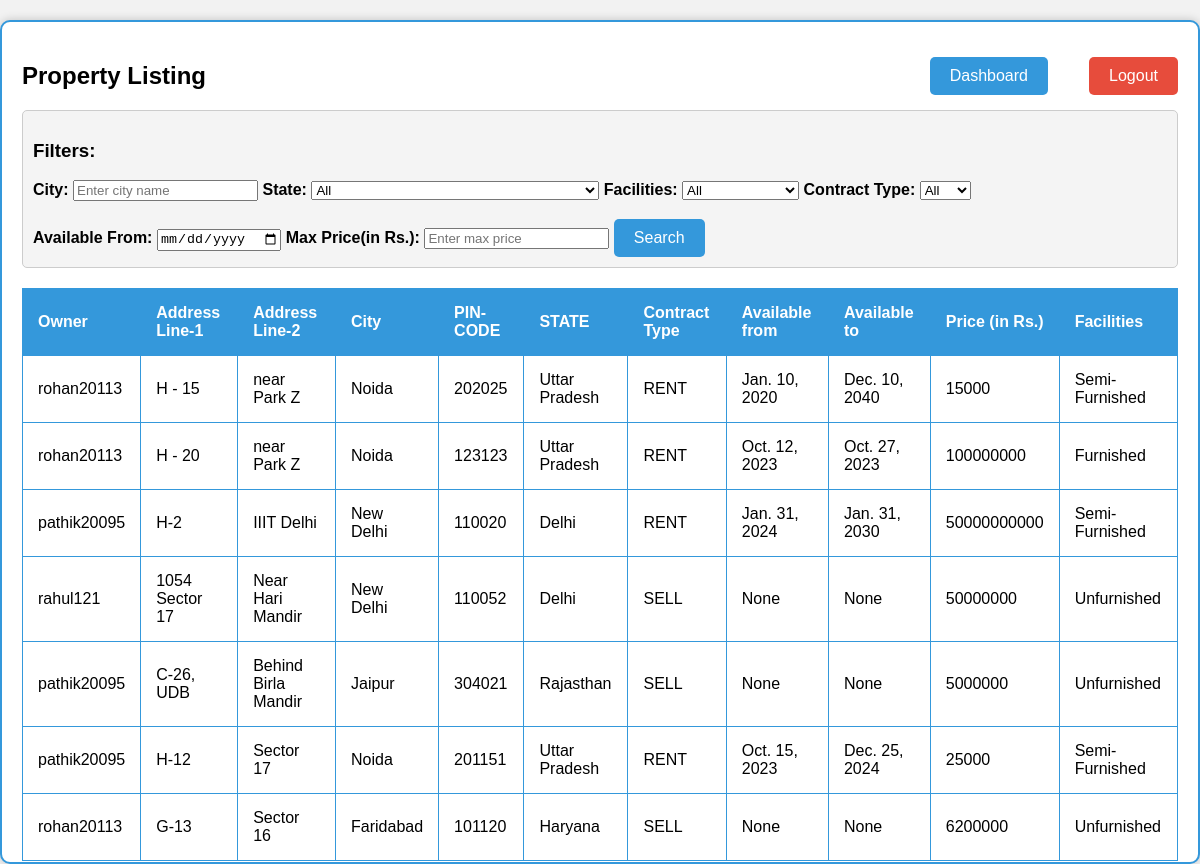
/search_properties/ (signed in), run on an earlier commit of the app's database.
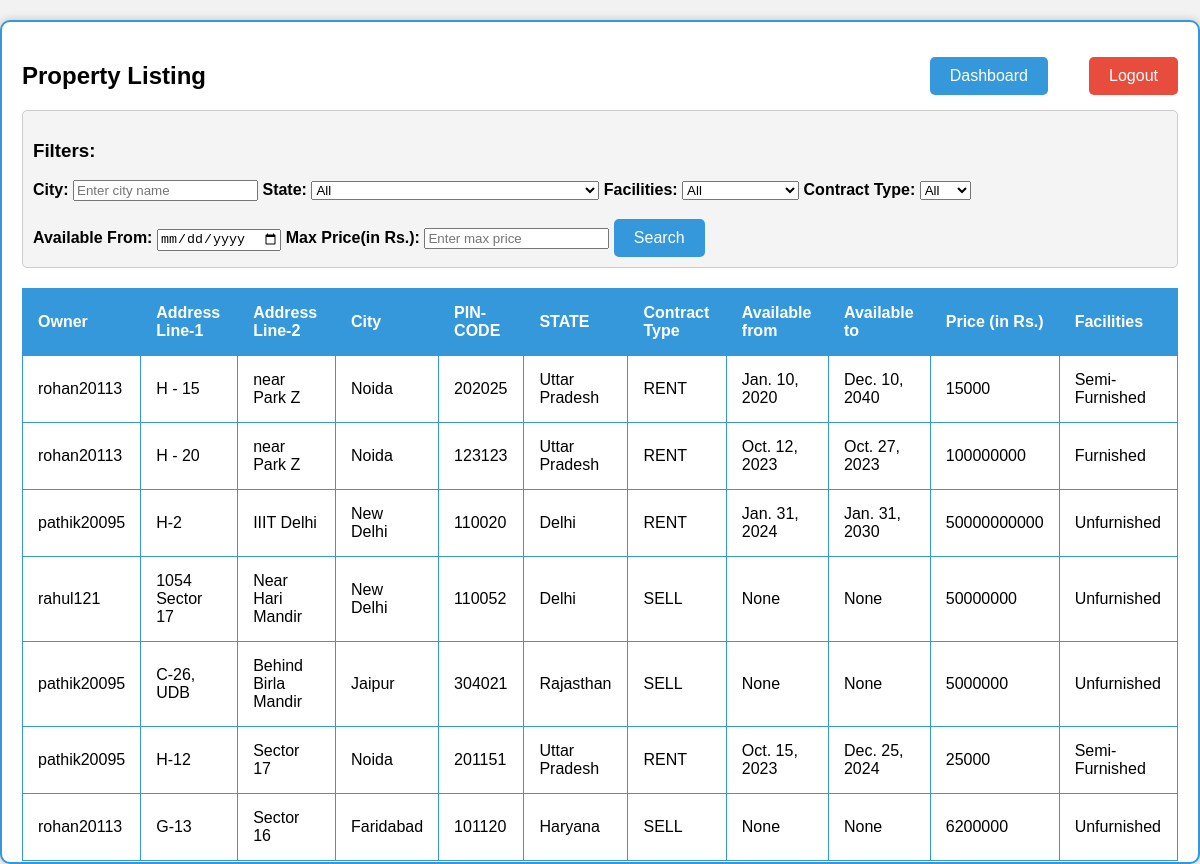
And on a later commit of the database.
### project_app/models.py (models this page shows, shortened)
class Property(models.Model):
    owner = models.CharField(max_length=30,  null= False, blank=False, default = None)
    address_line_1 = models.CharField(max_length=30,  null= False, blank=False, default = None)
    address_line_2 = models.CharField(max_length=30,  null= False, blank=True, default = '')
    state = models.CharField(max_length=30,  null= False, blank=False, default = None)
    city = models.CharField(max_length=30,  null= False, blank=False, default = None)
    pincode = models.CharField(max_length=6,  null= False, blank=False, default = None)
    type = models.CharField(max_length=4,  null= False, blank=False, default = None)
    starting_date = models.DateField(null = True, blank = True, default= None)
    ending_date = models.DateField(null = True, blank = True, default= None)
    price = models.DecimalField(decimal_places=0, max_digits=12, null = True, blank = True, default= 0)
    facilities = models.CharField(max_length=20,  null= False, blank=False, default = None)

### project_app/views.py (the view)
# urls.py: path("search_properties/", views.search_properties, name="search_properties_page"),
def search_properties(request):
    username = request.session.get('username')
    if(username is None):
        return redirect('/')
    if(request.method == 'POST'):
        pass
    else:
        my_properties_list = []
        properties = list(Property.objects.values())
        for i in range(len(properties)):
            if(properties[i]['owner'] !=username):
                my_properties_list.append(properties[i])
        return render(request, 'search_properties.html', {'properties':my_properties_list})

### project_app/templates/search_properties.html (shortened to what this page needs)
<!DOCTYPE html>
<html>
<head>
</head>
<body>
    <div class="container">
        <h2>Property Listing</h2>
        <a class="dashboard-button" href="/dashboard">Dashboard</a>
        <a class="logout-button" href="/logout">Logout</a>
        <div class="filter-container">
            <h3>Filters:</h3>
            <label class="filter-label" for="filter-city">City:</label>
            <input type="text" id="filter-city" placeholder="Enter city name">
            <label class="filter-label" for="filter-state">State:</label>
            <select id="filter-state">
                <option value="">All</option>
            </select>
            <label class="filter-label" for="filter-facilities">Facilities:</label>
            <select id="filter-facilities">
                <option value="">All</option>
            </select>
            <label class="filter-label" for="filter-type">Contract Type:</label>
            <select id="filter-type">
                <option value="">All</option>
            </select>
            <br></br>
            <label class = "filter-label" for="availability-from">Available From:</label>
            <input type="date" id="filter-availability-from" name="availability-from">
            <label class="filter-label" for="filter-price">Max Price(in Rs.):</label>
            <input type="number" id="filter-price" placeholder="Enter max price">
            <button type="button" class="search-button" id="search-button">Search</button>
        </div>
        <div class="scroll-container">
            <table>
                <thead>
                    <tr>
                        <th>Owner</th>
                        <th>Address Line-1</th>
                        <th>Address Line-2</th>
                        <th>City</th>
                        <th>PIN-CODE</th>
                        <th>STATE</th>
                        <th>Contract Type</th>
                        <th>Available from</th>
                        <th>Available to</th>
                        <th>Price (in Rs.)</th>
                        <th>Facilities</th>
                    </tr>
                </thead>
                <tbody>
                    {% for property in properties %}
                    <tr>
                        <td>{{ property.owner }}</td>
                        <td>{{ property.address_line_1 }}</td>
                        <td>{{ property.address_line_2 }}</td>
                        <td>{{ property.city }}</td>
                        <td>{{ property.pincode }}</td>
                        <td>{{ property.state }}</td>
                        <td>{{ property.type }}</td>
                        <td>{{ property.starting_date }}</td>
                        <td>{{ property.ending_date }}</td>
                        <td>{{ property.price }}</td>
                        <td>{{ property.facilities }}</td>
                    </tr>
                    {% endfor %}
                </tbody>
            </table>
        </div>
    </div>
</body>
</html>

What changed in the data, as far as the page shows it:
changed Property "IIIT Delhi": facilities "Semi-Furnished" → "Unfurnished"
